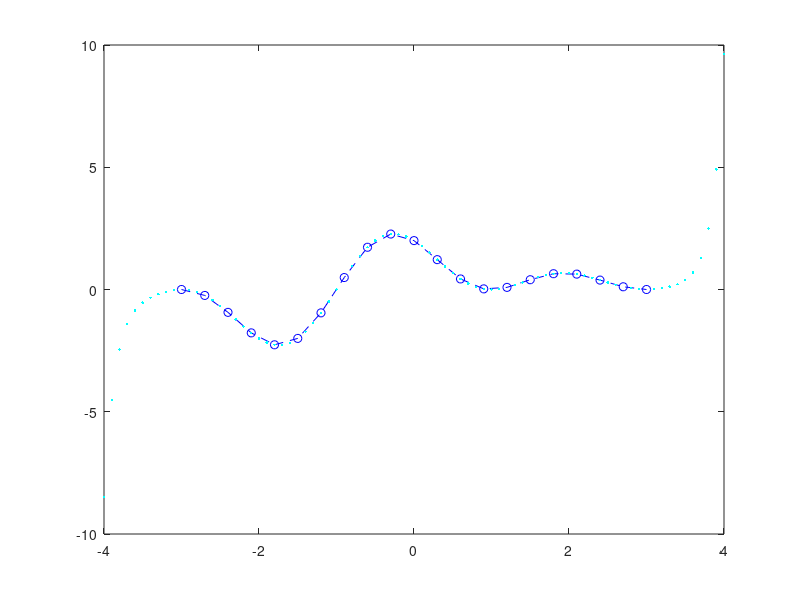

Source code (MATLAB):
function ExThree
x = linspace(-3, 3, 21)
fun = @(x) (1 + cos(pi * x)) / (1 + x)
f = [];
for i = x
   j = i;
   f = [f, fun(j)];
end
f


 function A = a(x)
   [zzz, n] = size(x);
   ret = [];
   for i = 1:n
     diff = x - x(i);
     prd = 1 / (prod(diff(1:i-1)) * prod(diff(i+1:end)));
     ret = [ret, prd];
   end
   A = ret;
 end
 
 function L = lagrange(x, y, X)
   A = a(x);
   
   diff = X - x;
   num = sum(A .* y ./ diff);
   denom = sum(A ./ diff);
   L = num / denom;
 end


plot(x, f, 'b--o')
X = -4:0.1:4;
for i = X
    j = i;
    Y = lagrange(x, f, j);
    hold on
    plot(j, Y, 'c')
end

end